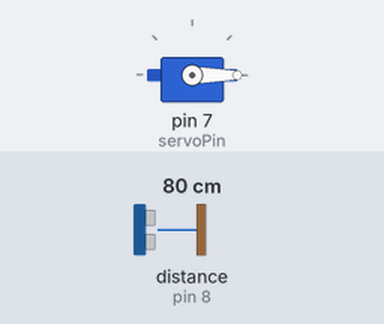
Simulated run of this sketch. Board: Arduino Uno, built with avr-gcc and run on an emulated ATmega328P. Shown: servo. Wiring (inferred from the names in the program): ultrasonic range finder: trigger pin 9; echo pin 8. The inputs (shaded band) are chosen by the test bench; at power-on: distance to the obstacle (sensor on pin 8) 80 cm. The echo pulse lasts 58.3 µs per cm.

Above: at 1.2 s.
1.3 s: distance to the obstacle (sensor on pin 8) set to 18 cm
2.8 s: distance to the obstacle (sensor on pin 8) set to 14 cm
At 3.2 s:
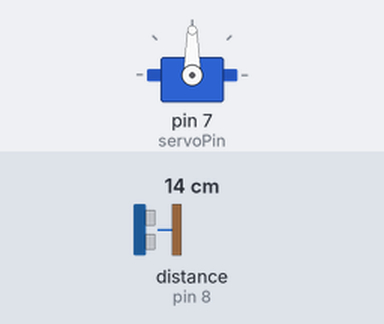
4.3 s: distance to the obstacle (sensor on pin 8) set to 35 cm
At 6.7 s:
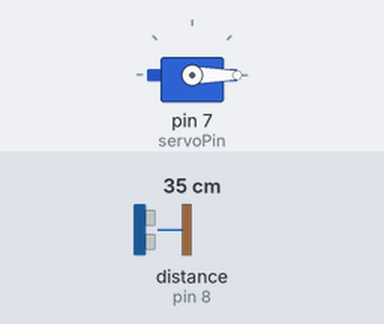
7.3 s: distance to the obstacle (sensor on pin 8) set to 2 cm
At 7.8 s:
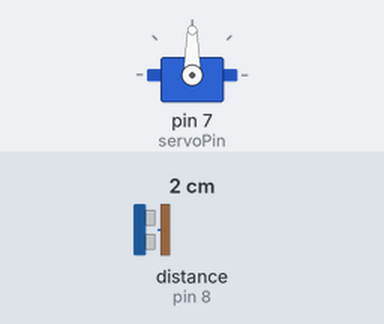
Timing chart, 0 to 9.8 s (numbered marks = the images above; inputs shaded):
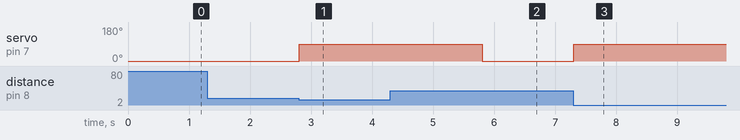

Measured:
- the behaviour switches between 17 and 16 cm on distance to the obstacle (sensor on pin 8) (found by bisection; images 0 and 1)
- after the input at 1.3 s, every drawn part: stays the same
- after the input at 2.8 s, servo on pin 7 (servoPin): 0° → 90° at once
- after the input at 4.3 s, servo on pin 7 (servoPin): goes on until 5.8 s, then stays 0°
- after the input at 7.3 s, servo on pin 7 (servoPin): 0° → 90° at once

The sketch:

sketch_dec16a.ino
```cpp
#include <Servo.h>

/* ====== Diketahui ====== */
const int trigPin = 9;
const int echoPin = 8;
const int servoPin = 7;

const int jarakBuka = 15;      // cm
const int sudutTutup = 0;      // derajat
const int sudutBuka  = 90;     // derajat
const int durasiBuka = 3000;   // ms

/* ====== Variabel ====== */
Servo myServo;
long durasi;
int jarak;

void setup() {
  pinMode(trigPin, OUTPUT);
  pinMode(echoPin, INPUT);

  myServo.attach(servoPin);
  myServo.write(sudutTutup);
}

void loop() {
  jarak = bacaUltrasonic();

  if (jarak > 0 && jarak <= jarakBuka) {
    myServo.write(sudutBuka);     // buka tutup
    delay(durasiBuka);            // tahan terbuka
    myServo.write(sudutTutup);    // tutup kembali
    delay(1000);                  // jeda agar tidak berulang cepat
  }
}

/* ====== Fungsi Ultrasonic ====== */
int bacaUltrasonic() {
  digitalWrite(trigPin, LOW);
  delayMicroseconds(2);
  digitalWrite(trigPin, HIGH);
  delayMicroseconds(10);
  digitalWrite(trigPin, LOW);

  durasi = pulseIn(echoPin, HIGH, 25000); // timeout ±4 m
  if (durasi == 0) return -1;

  // Rumus jarak
  // jarak = (durasi × 0.034) / 2
  int jarakCm = durasi * 0.034 / 2;
  return jarakCm;
}
```
